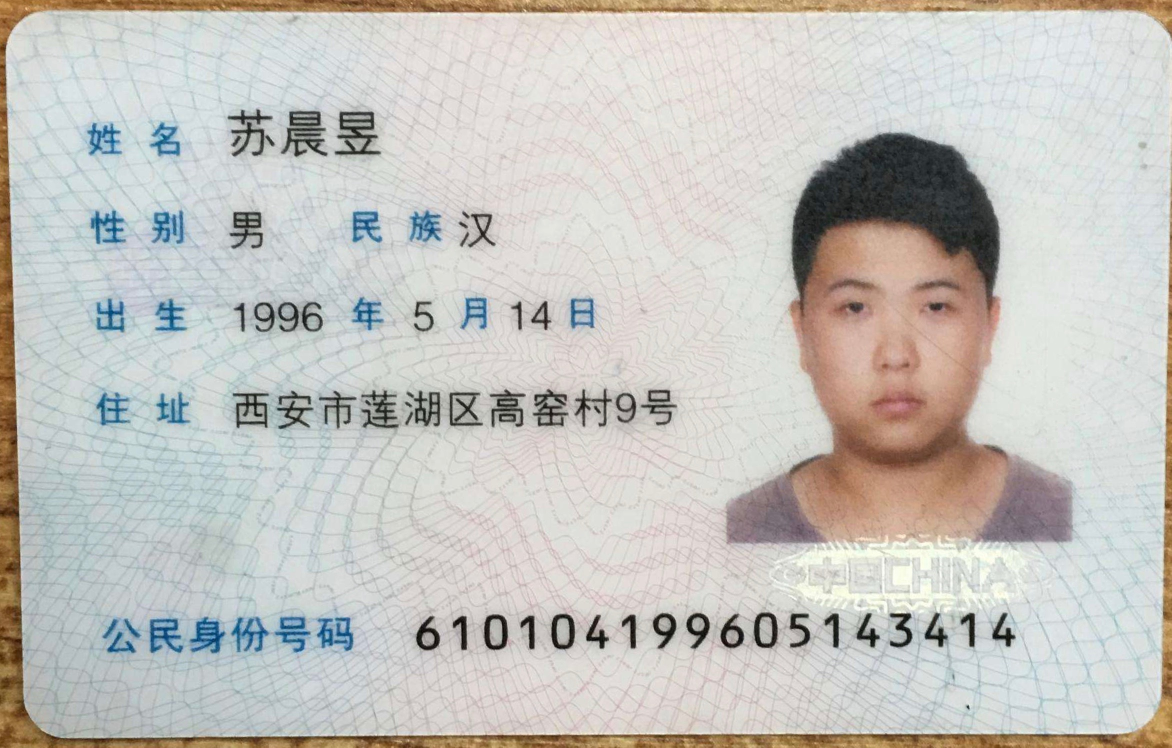
#> input picture datas/ID2.jpg, 2343 x 1495 px, given in place of stitching-1.jpg, which was not available (shown at 1/2 size)
$ jupyter execute --allow-errors '10-图像拼接.ipynb'   (shell and % lines are left out)   (text cells are left out)
#> lines starting #> are read from the running program, lines starting #| are printed output that depends on the picture; pictures that were not available may be replaced by others from this repository, and a replacement may not be noted
[cell 1]
import matplotlib.pyplot as plt
import cv2
import numpy as np
import time

[cell 2]
src = cv2.imread('../datas/stitching-1.jpg')
#> src is the input picture: shape (1495, 2343, 3); mean B, G, R 190.9, 195.1, 196.7
rgb1 = cv2.cvtColor(src,cv2.COLOR_BGR2RGB)
src2 = cv2.imread('../datas/stitching-2.jpg')
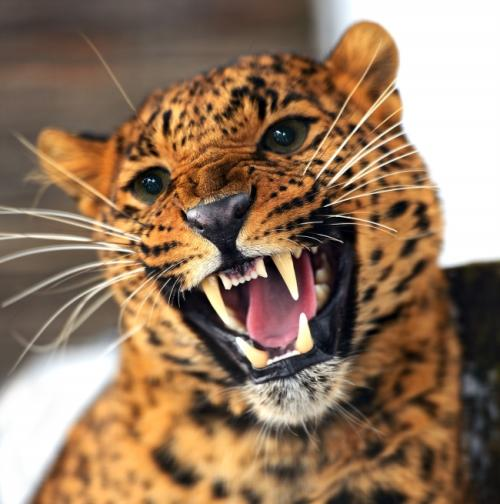
#> input picture datas/animal.jpg, 500 x 504 px, given in place of stitching-2.jpg, which was not available
#> src2 is the input picture: shape (504, 500, 3); mean B, G, R 95.3, 119.5, 147.5
rgb2 = cv2.cvtColor(src2,cv2.COLOR_BGR2RGB)
src3 = cv2.imread('../datas/stitching-3.jpg')
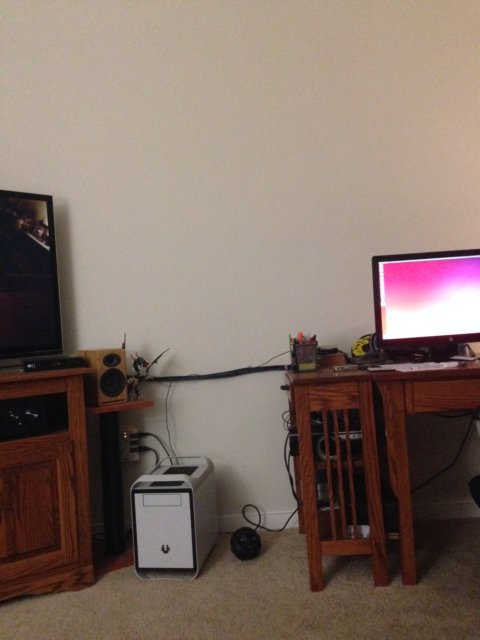
#> input picture datas/stitching-3.jpg, 480 x 640 px
#> src3 is the input picture: shape (640, 480, 3); mean B, G, R 102.6, 111.9, 129.7
rgb3 = cv2.cvtColor(src3,cv2.COLOR_BGR2RGB)

[cell 3]
# Use the keypoints to stitch the images
def get_stitched_image(img1, img2, M):

	# Get width and height of input images
	w1,h1 = img1.shape[:2]
	w2,h2 = img2.shape[:2]

	# Get the canvas dimesions
	img1_dims = np.float32([ [0,0], [0,w1], [h1, w1], [h1,0] ]).reshape(-1,1,2)
	img2_dims_temp = np.float32([ [0,0], [0,w2], [h2, w2], [h2,0] ]).reshape(-1,1,2)


	# Get relative perspective of second image
	img2_dims = cv2.perspectiveTransform(img2_dims_temp, M)

	# Resulting dimensions
	result_dims = np.concatenate( (img1_dims, img2_dims), axis = 0)

	# Getting images together
	# Calculate dimensions of match points
	[x_min, y_min] = np.int32(result_dims.min(axis=0).ravel() - 0.5)
	[x_max, y_max] = np.int32(result_dims.max(axis=0).ravel() + 0.5)

	# Create output array after affine transformation
	transform_dist = [-x_min,-y_min]
	transform_array = np.array([[1, 0, transform_dist[0]],
								[0, 1, transform_dist[1]],
								[0,0,1]])

	# Warp images to get the resulting image
	result_img = cv2.warpPerspective(img2, transform_array.dot(M),
									(x_max-x_min, y_max-y_min))
	result_img[transform_dist[1]:w1+transform_dist[1],
				transform_dist[0]:h1+transform_dist[0]] = img1

	# Return the result
	return result_img

[cell 4]
# Find SIFT and return Homography Matrix
def get_sift_homography(img1, img2):

	# Initialize SIFT
	sift = cv2.xfeatures2d.SIFT_create()

	# Extract keypoints and descriptors
	k1, d1 = sift.detectAndCompute(img1, None)
	k2, d2 = sift.detectAndCompute(img2, None)

	# Bruteforce matcher on the descriptors
	bf = cv2.BFMatcher()
	matches = bf.knnMatch(d1,d2, k=2)

	# Make sure that the matches are good
	verify_ratio = 0.8 # Source: stackoverflow
	verified_matches = []
	for m1,m2 in matches:
		# Add to array only if it's a good match
		if m1.distance < 0.8 * m2.distance:
			verified_matches.append(m1)

	# Mimnum number of matches
	min_matches = 8
	if len(verified_matches) > min_matches:

		# Array to store matching points
		img1_pts = []
		img2_pts = []

		# Add matching points to array
		for match in verified_matches:
			img1_pts.append(k1[match.queryIdx].pt)
			img2_pts.append(k2[match.trainIdx].pt)
		img1_pts = np.float32(img1_pts).reshape(-1,1,2)
		img2_pts = np.float32(img2_pts).reshape(-1,1,2)

		# Compute homography matrix
		M, mask = cv2.findHomography(img1_pts, img2_pts, cv2.RANSAC, 5.0)
		return M
	else:
		print('Error: Not enough matches')
		exit()

# Equalize Histogram of Color Images
def equalize_histogram_color(img):
	img_yuv = cv2.cvtColor(img, cv2.COLOR_BGR2YUV)
	img_yuv[:,:,0] = cv2.equalizeHist(img_yuv[:,:,0])
	img = cv2.cvtColor(img_yuv, cv2.COLOR_YUV2BGR)
	return img

[cell 5]
# Equalize histogram
img1 = equalize_histogram_color(rgb1)
#> in equalize_histogram_color, `img_yuv = cv2.cvtColor(img, cv2.COLOR_BGR2YUV)`: img_yuv: shape (1495, 2343, 3); mean of channels 0, 1, 2 194, 129.4, 125.2
#> in equalize_histogram_color, `img_yuv[:,:,0] = cv2.equalizeHist(img_yuv[:,:,0])`: img_yuv: shape (1495, 2343, 3); mean of channels 0, 1, 2 129.7, 129.4, 125.2
#> in equalize_histogram_color, `img = cv2.cvtColor(img_yuv, cv2.COLOR_YUV2BGR)`:
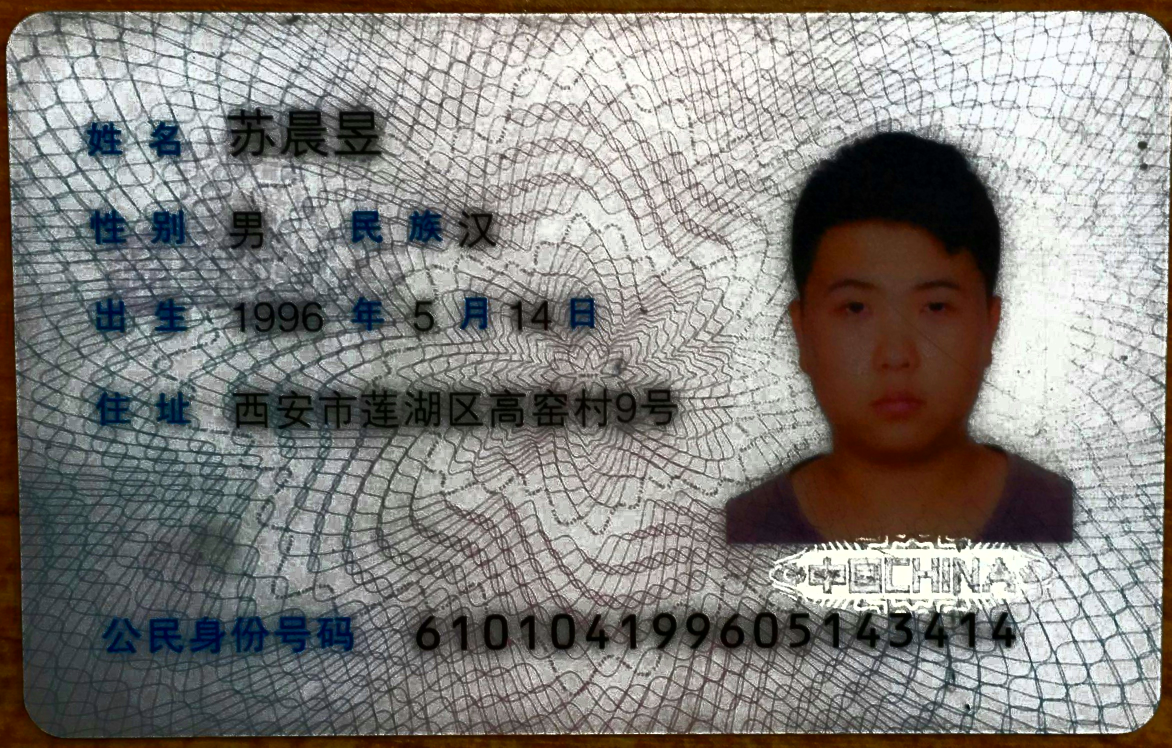
#> img: shape (1495, 2343, 3) (shown at 1/2 size); mean R, G, B 132.9, 130.8, 127.3
img2 = equalize_histogram_color(rgb2)
#> in equalize_histogram_color (call 2), `img_yuv = cv2.cvtColor(img, cv2.COLOR_BGR2YUV)`: img_yuv: shape (504, 500, 3); mean of channels 0, 1, 2 115.5, 143.7, 110.3
#> in equalize_histogram_color (call 2), `img_yuv[:,:,0] = cv2.equalizeHist(img_yuv[:,:,0])`: img_yuv: shape (504, 500, 3); mean of channels 0, 1, 2 128.8, 143.7, 110.3
#> in equalize_histogram_color (call 2), `img = cv2.cvtColor(img_yuv, cv2.COLOR_YUV2BGR)`:
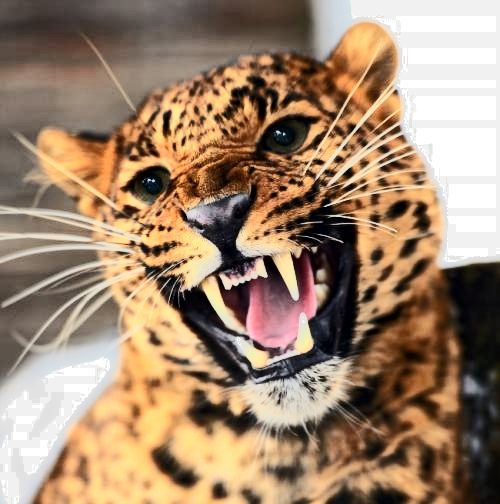
#> img: shape (504, 500, 3); mean R, G, B 159.1, 132.9, 108.7
img3 = equalize_histogram_color(rgb3)
#> in equalize_histogram_color (call 3), `img_yuv = cv2.cvtColor(img, cv2.COLOR_BGR2YUV)`: img_yuv: shape (640, 480, 3); mean of channels 0, 1, 2 111.2, 137, 120.5
#> in equalize_histogram_color (call 3), `img_yuv[:,:,0] = cv2.equalizeHist(img_yuv[:,:,0])`: img_yuv: shape (640, 480, 3); mean of channels 0, 1, 2 129.6, 137, 120.5
#> in equalize_histogram_color (call 3), `img = cv2.cvtColor(img_yuv, cv2.COLOR_YUV2BGR)`:
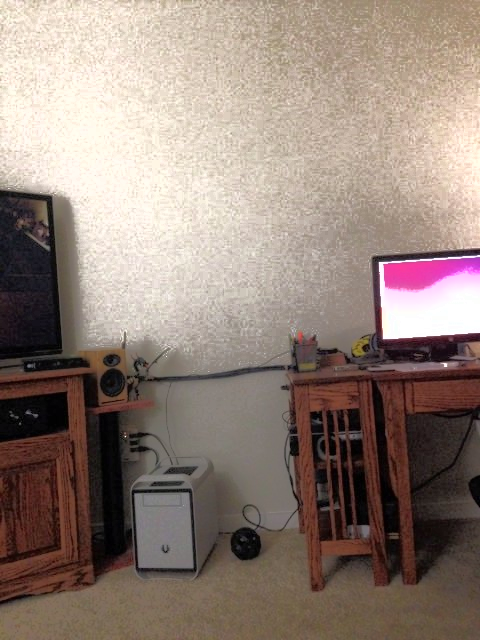
#> img: shape (640, 480, 3); mean R, G, B 147.1, 130.4, 120.8
M =  get_sift_homography(img1, img2)
#> in get_sift_homography, `k1, d1 = sift.detectAndCompute(img1, None)`: k1 = 60610 keypoints; strongest (x, y, size): (1811, 1224, 2.1), (1794, 468, 286.9), (2084, 1465, 3), (1736, 1464, 2.4)
#> in get_sift_homography, `k2, d2 = sift.detectAndCompute(img2, None)`: k2 = 1655 keypoints; strongest (x, y, size): (153, 181, 1.9), (278, 132, 2.5), (349, 173, 6.1), (269, 262, 8.2)
#> in get_sift_homography, `matches = bf.knnMatch(d1,d2, k=2)`: matches = 60610 matches
#> after the loop in get_sift_homography, `for m1,m2 in matches:`: verified_matches = 930 matches
#> after the loop in get_sift_homography, `for match in verified_matches:`: img1_pts = 930 pairs, first value 28.66 to 2336.2, second value 17.81 to 1470.4; img2_pts = 930 pairs, first value 6.64 to 465.3, second value 42.18 to 490
#> in get_sift_homography, `img1_pts = np.float32(img1_pts).reshape(-1,1,2)`: img1_pts = 930 rows, first 8: [28.66, 555.3], [33.03, 650.6], [45.51, 153.8], [46.1, 899.1], [54.17, 342.1], [54.81, 517.9], [58.96, 420.8], [64.66, 319.6]
#> in get_sift_homography, `img2_pts = np.float32(img2_pts).reshape(-1,1,2)`: img2_pts = 930 rows, first 8: [157.6, 296.8], [260.2, 365.9], [305.7, 369.7], [53.13, 196.8], [348.1, 441.1], [156, 145.2], [287, 198.9], [332.1, 191.9]
#> in get_sift_homography, `M, mask = cv2.findHomography(img1_pts, img2_pts, cv2.RANSAC, 5.0)`: M = [[-0.043, -0.112, 199.3], [-0.0487, -0.127, 225], [-0.000218, -0.000562, 1]]; mask = 930 values, max 1 at index 10, min 0 at index 0, mean 0.029
result_image = get_stitched_image(img2, img1, M)
#> in get_stitched_image, `img2_dims = cv2.perspectiveTransform(img2_dims_temp, M)`: img2_dims = [[199.3, 225], [196.7, 223.1], [197.7, 223.7], [201.3, 226.5]]
#> in get_stitched_image, `result_dims = np.concatenate( (img1_dims, img2_dims), axis = 0)`: result_dims = [[0, 0], [0, 504], [500, 504], [500, 0], [199.3, 225], [196.7, 223.1], [197.7, 223.7], [201.3, 226.5]]
#> in get_stitched_image, `[x_min, y_min] = np.int32(result_dims.min(axis=0).ravel() - 0.5)`: x_min = 0
#> in get_stitched_image, `[x_max, y_max] = np.int32(result_dims.max(axis=0).ravel() + 0.5)`: x_max = 500; y_max = 504
#> in get_stitched_image, `transform_dist = [-x_min,-y_min]`: transform_dist = [0, 0]
#> in get_stitched_image, `transform_array = np.array([[1, 0, transform_dist[0]], [0, 1, transfor..`: transform_array = [[1, 0, 0], [0, 1, 0], [0, 0, 1]]
#> in get_stitched_image, `result_img = cv2.warpPerspective(img2, transform_array.dot(M), (x_max-..`:
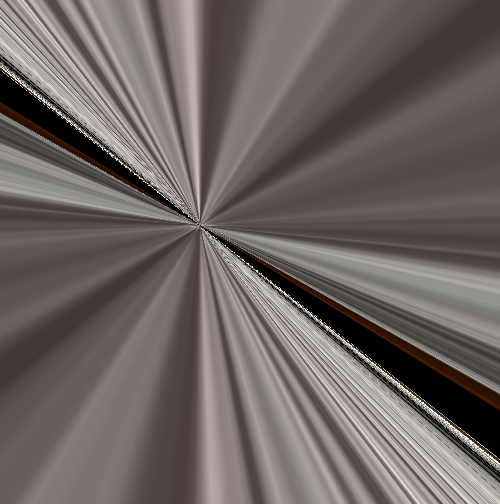
#> result_img: shape (504, 500, 3); mean R, G, B 108.8, 101.2, 97.9

[cell 6]
plt.imshow(result_image)

[cell 7]
class matchers:
	def __init__(self):
		self.surf = cv2.xfeatures2d.SURF_create()
		FLANN_INDEX_KDTREE = 0
		index_params = dict(algorithm=0, trees=5)
		search_params = dict(checks=50)
		self.flann = cv2.FlannBasedMatcher(index_params, search_params)

	# [33 lines left out: functions match, getSURFFeatures, not called in this run]

[cell 8]
class Stitch:
	def __init__(self, args):
		self.path = args
# 		fp = open(self.path, 'r')
		filenames = args#[each.rstrip('\r\n') for each in  fp.readlines()]
# 		print filenames
		self.images = [cv2.resize(cv2.imread(each),(480, 320)) for each in filenames]
		self.count = len(self.images)
		self.left_list, self.right_list, self.center_im = [], [],None
		self.matcher_obj = matchers()
		self.prepare_lists()

	# [96 lines left out: functions prepare_lists, leftshift, rightshift, mix_and_match, not called in this run]


	def trim_left(self):
		pass

	# [7 lines left out: function showImage, not called in this run]

[cell 9]
args = ['../datas/stitching-1.jpg','../datas/stitching-2.jpg','../datas/stitching-3.jpg']
#> (the rest of this cell did not finish here and is left out)

#> in __init__, `self.images = [cv2.resize(cv2.imread(each),(480, 320)) for each in fil..`: self.images = 3 items
#> in __init__, `self.count = len(self.images)`: self.count = 3
